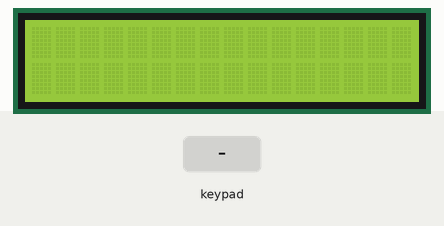
A sketch run on a simulated Arduino Uno, built with avr-gcc and run on an emulated ATmega328P. On the bench: 16×2 character LCD. Wiring (inferred from the names in the program): 4×4 keypad with keys 1 2 3 A 4 5 6 B 7 8 9 C * 0 # D: rows pin 4, pin 5, pin 6, pin 7; columns pin 8, pin 9, pin 10, pin 11. The test bench sets the inputs (shaded band).

Above: at 1.2 s.
1.3 s: keypad keys 4 5 6 7 # pressed 0.4 s apart
At 2.1 s:
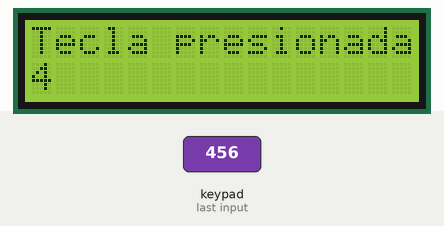
5.8 s: key 'A' pressed
At 6.8 s:
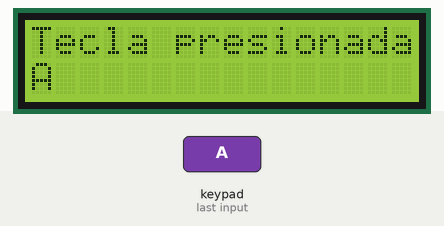
8.8 s: key 'B' pressed
At 9.6 s:
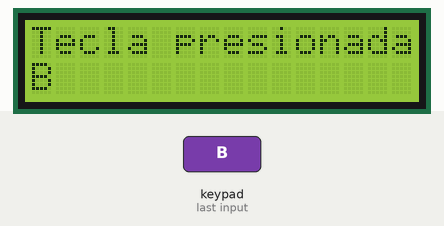
11.3 s: keypad keys 4 5 6 7 * pressed 0.4 s apart
At 16.1 s:
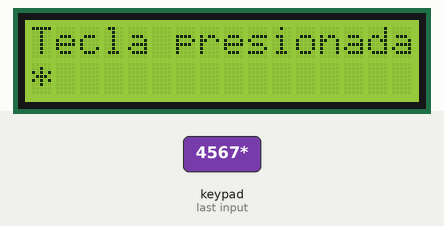
16.3 s: key 'C' pressed
At 16.8 s:
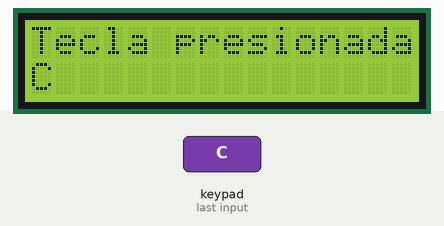
18.9 s: keypad keys 4 5 6 7 D pressed 0.4 s apart
At 20.7 s:
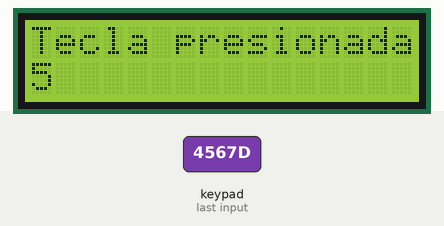
Timing chart, 0 to 22.2 s (numbered marks = the images above; inputs shaded):
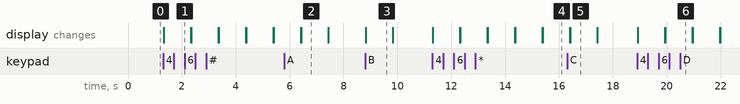

The sketch:

PruebaTecladoYPantalla.ino
```cpp
#include <Wire.h>
#include <LiquidCrystal_I2C.h>

// Definir el objeto LCD
LiquidCrystal_I2C lcd(0x27, 16, 2);  // Dirección I2C: 0x27, 16 columnas y 2 filas

const byte numRows = 4; // Número de filas
const byte numCols = 4; // Número de columnas

char keymap[numRows][numCols] = {
  {'1', '2', '3', 'A'},
  {'4', '5', '6', 'B'},
  {'7', '8', '9', 'C'},
  {'*', '0', '#', 'D'}
};

byte rowPins[numRows] = {4, 5, 6, 7}; // Conectar las filas al Arduino
byte colPins[numCols] = {8, 9, 10, 11}; // Conectar las columnas al Arduino

void setup() {
  // Inicializar el teclado matricial
  for (byte row = 0; row < numRows; row++) {
    pinMode(rowPins[row], INPUT);
    digitalWrite(rowPins[row], HIGH);
  }

  for (byte col = 0; col < numCols; col++) {
    pinMode(colPins[col], OUTPUT);
    digitalWrite(colPins[col], HIGH);
  }

  // Inicializar la pantalla LCD
  lcd.init();
  lcd.backlight();
  lcd.clear();
}

void loop() {
  char key = getKey();

  if (key) {
    lcd.setCursor(0, 0);
    lcd.print("Tecla presionada:");
    lcd.setCursor(0, 1);
    lcd.print(key);
    delay(1000); // Puedes ajustar el tiempo de visualización
    lcd.clear();
  }
}

char getKey() {
  char key = 0;

  for (byte col = 0; col < numCols; col++) {
    digitalWrite(colPins[col], LOW);

    for (byte row = 0; row < numRows; row++) {
      if (digitalRead(rowPins[row]) == LOW) {
        key = keymap[row][col];
      }
    }

    digitalWrite(colPins[col], HIGH);
  }

  return key;
}
```

Measured:
- after the input at 1.3 s, the display: changes at once (image 1)
- after the input at 5.8 s, the display: first differs from a run without the input after 0.63 s (image 2)
- after the input at 8.8 s, the display: changes at once (image 3)
- after the input at 11.3 s, the display: first changes at once (image 4 shows a later state)
- after the input at 16.3 s, the display: first differs from a run without the input after 0.13 s (image 5)
- after the input at 18.9 s, the display: first changes at once (image 6 shows a later state)
- what the display in image 2 shows lasts 1.0 s, from 6.4 s to 7.4 s
